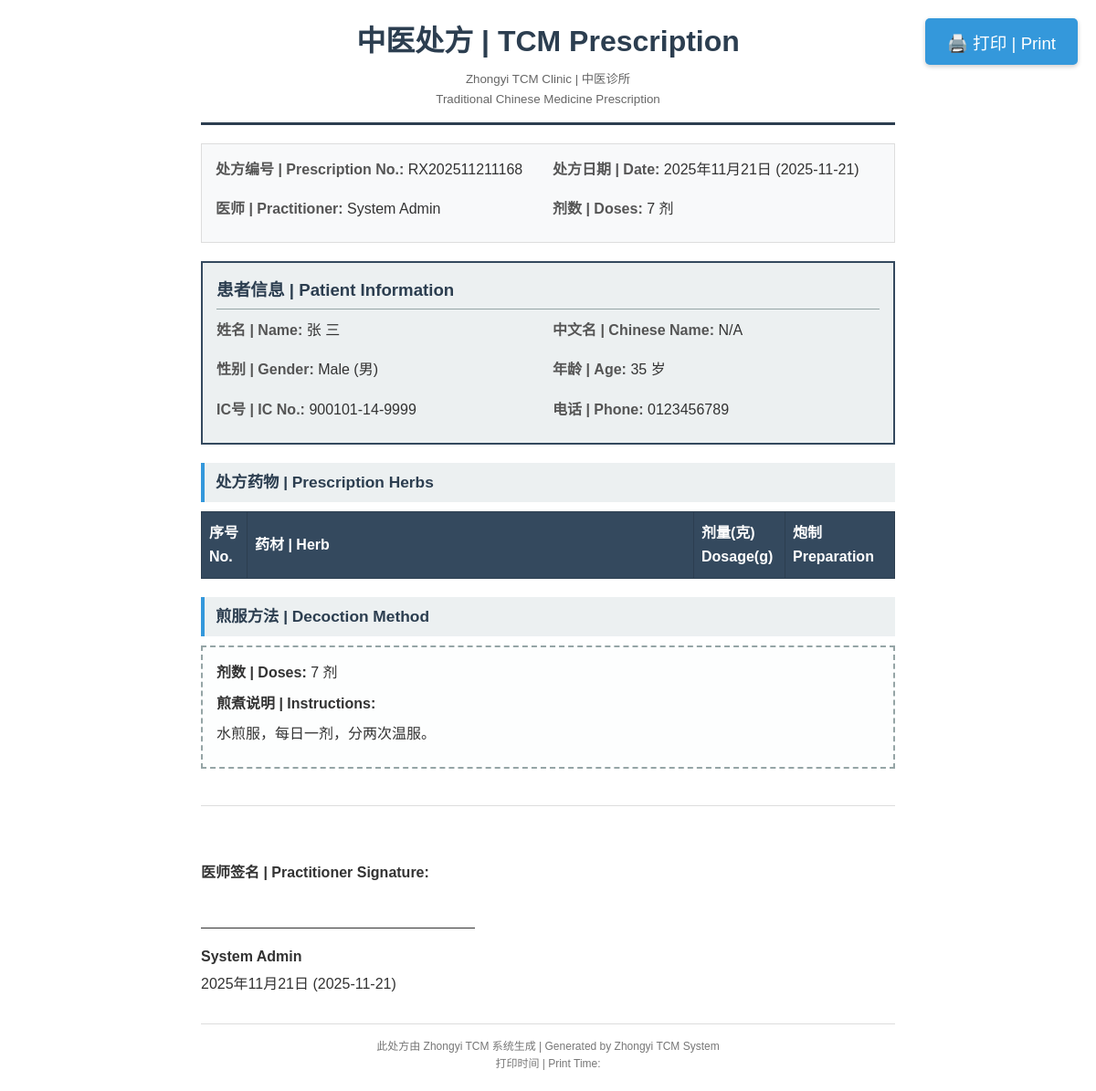
Screenshot of /prescriptions/1/print/ (signed in) with the database file from the repository.
### prescriptions/models.py (models this page shows, shortened)
class Prescription(models.Model):
    class Status(models.TextChoices):
        DRAFT = 'draft', _('草稿')
        CONFIRMED = 'confirmed', _('已确认')
        DISPENSED = 'dispensed', _('已配药')
        COMPLETED = 'completed', _('已完成')
        CANCELLED = 'cancelled', _('已取消')
    patient = models.ForeignKey(
        'patients.Patient',
        on_delete=models.CASCADE,
        related_name='prescriptions',
        verbose_name=_('患者'),
    )
    practitioner = models.ForeignKey(
        settings.AUTH_USER_MODEL,
        on_delete=models.SET_NULL,
        null=True,
        related_name='prescriptions',
        verbose_name=_('医师'),
    )
    diagnosis_session = models.ForeignKey(
        'diagnosis.DiagnosisSession',
        on_delete=models.SET_NULL,
        null=True,
        blank=True,
        related_name='prescriptions',
        verbose_name=_('诊断记录'),
    )
    based_on_formula = models.ForeignKey(
        ClassicFormula,
        on_delete=models.SET_NULL,
        null=True,
        blank=True,
        related_name='derived_prescriptions',
        verbose_name=_('基于方剂'),
    )
    prescription_number = models.CharField(
        _('处方编号'),
        max_length=50,
        unique=True,
    )
    prescription_date = models.DateTimeField(
        _('处方日期'),
        auto_now_add=True,
    )
    diagnosis = models.TextField(
        _('诊断'),
        blank=True,
    )
    treatment_principle = models.TextField(
        _('治则治法'),
        blank=True,
    )
    doses = models.PositiveIntegerField(
        _('剂数'),
        default=7,
        help_text=_('Number of doses to prepare'),
    )
    decoction_method = models.TextField(
        _('煎煮方法'),
        default='水煎服，每日一剂，分两次温服。',
        help_text=_('Instructions for decoction'),
    )
    dietary_advice = models.TextField(
        _('饮食宜忌'),
        blank=True,
    )
    lifestyle_advice = models.TextField(
        _('生活建议'),
        blank=True,
    )
    notes = models.TextField(
        _('备注'),
        blank=True,
    )
    status = models.CharField(
        _('状态'),
        max_length=20,
        choices=Status.choices,
        default=Status.DRAFT,
    )
    total_price = models.DecimalField(
        _('总价'),
        max_digits=10,
        decimal_places=2,
        null=True,
        blank=True,
    )
    created_at = models.DateTimeField(auto_now_add=True)
    updated_at = models.DateTimeField(auto_now=True)
    class Meta:
        verbose_name = _('处方')
        verbose_name_plural = _('处方')
        ordering = ['-prescription_date']

### accounts/models.py (models this page shows, shortened)
class User(AbstractUser):
    class Role(models.TextChoices):
        ADMIN = 'admin', _('Administrator (系统管理员)')
        PRACTITIONER = 'practitioner', _('TCM Practitioner (中医师)')
        PATIENT = 'patient', _('Patient (患者)')
    role = models.CharField(
        _('Role'),
        max_length=20,
        choices=Role.choices,
        default=Role.PATIENT,
    )
    phone = models.CharField(
        _('Phone Number'),
        max_length=20,
        blank=True,
    )
    ic_number = models.CharField(
        _('IC/Passport Number'),
        max_length=30,
        blank=True,
        help_text=_('Malaysian IC or Passport number'),
    )
    date_of_birth = models.DateField(
        _('Date of Birth'),
        null=True,
        blank=True,
    )
    address = models.TextField(
        _('Address'),
        blank=True,
    )
    profile_photo = models.ImageField(
        _('Profile Photo'),
        upload_to='profiles/',
        blank=True,
        null=True,
    )
    license_number = models.CharField(
        _('T&CM License Number'),
        max_length=50,
        blank=True,
        help_text=_('Traditional & Complementary Medicine practitioner license'),
    )
    specialization = models.CharField(
        _('Specialization'),
        max_length=100,
        blank=True,
        help_text=_('e.g., Acupuncture, Herbal Medicine, Tuina'),
    )
    clinic_name = models.CharField(
        _('Clinic Name'),
        max_length=200,
        blank=True,
    )
    created_at = models.DateTimeField(auto_now_add=True)
    updated_at = models.DateTimeField(auto_now=True)
    class Meta:
        verbose_name = _('User')
        verbose_name_plural = _('Users')
        ordering = ['-created_at']

### patients/models.py (models this page shows, shortened)
class Patient(models.Model):
    class Gender(models.TextChoices):
        MALE = 'M', _('Male (男)')
        FEMALE = 'F', _('Female (女)')
        OTHER = 'O', _('Other (其他)')
    class BloodType(models.TextChoices):
        A_POSITIVE = 'A+', 'A+'
        A_NEGATIVE = 'A-', 'A-'
        B_POSITIVE = 'B+', 'B+'
        B_NEGATIVE = 'B-', 'B-'
        AB_POSITIVE = 'AB+', 'AB+'
        AB_NEGATIVE = 'AB-', 'AB-'
        O_POSITIVE = 'O+', 'O+'
        O_NEGATIVE = 'O-', 'O-'
        UNKNOWN = 'UK', _('Unknown')
    patient_id = models.UUIDField(
        default=uuid.uuid4,
        editable=False,
        unique=True,
    )
    first_name = models.CharField(
        _('First Name'),
        max_length=100,
    )
    last_name = models.CharField(
        _('Last Name'),
        max_length=100,
    )
    chinese_name = models.CharField(
        _('Chinese Name (中文姓名)'),
        max_length=100,
        blank=True,
    )
    ic_number = models.CharField(
        _('IC/Passport Number'),
        max_length=30,
        unique=True,
        help_text=_('Malaysian IC or Passport number'),
    )
    date_of_birth = models.DateField(
        _('Date of Birth'),
    )
    gender = models.CharField(
        _('Gender'),
        max_length=1,
        choices=Gender.choices,
    )
    blood_type = models.CharField(
        _('Blood Type'),
        max_length=3,
        choices=BloodType.choices,
        default=BloodType.UNKNOWN,
    )
    phone = models.CharField(
        _('Phone Number'),
        max_length=20,
    )
    email = models.EmailField(
        _('Email'),
        blank=True,
    )
    address = models.TextField(
        _('Address'),
    )
    emergency_contact_name = models.CharField(
        _('Emergency Contact Name'),
        max_length=100,
        blank=True,
    )
    emergency_contact_phone = models.CharField(
        _('Emergency Contact Phone'),
        max_length=20,
        blank=True,
    )
    allergies = models.TextField(
        _('Allergies (过敏史)'),
        blank=True,
        help_text=_('List all known allergies to medications, herbs, or substances'),
    )
    chronic_conditions = models.TextField(
        _('Chronic Conditions (慢性疾病)'),
        blank=True,
        help_text=_('e.g., Diabetes, Hypertension, Heart Disease'),
    )
    current_medications = models.TextField(
        _('Current Medications (目前用药)'),
        blank=True,
        help_text=_('List all current Western and TCM medications'),
    )
    medical_history = models.TextField(
        _('Medical History (病史)'),
        blank=True,
        help_text=_('Past surgeries, major illnesses, hospitalizations'),
    )
    family_history = models.TextField(
        _('Family History (家族史)'),
        blank=True,
        help_text=_('Hereditary conditions in family'),
    )
    tcm_constitution = models.CharField(
        _('TCM Constitution (中医体质)'),
        max_length=100,
        blank=True,
        help_text=_('e.g., 气虚质, 阳虚质, 痰湿质'),
    )
    photo = models.ImageField(
        _('Photo'),
        upload_to='patients/photos/',
        blank=True,
        null=True,
    )
    notes = models.TextField(
        _('Additional Notes'),
        blank=True,
    )
    assigned_practitioner = models.ForeignKey(
        settings.AUTH_USER_MODEL,
        on_delete=models.SET_NULL,
        null=True,
        blank=True,
        related_name='patients',
        limit_choices_to={'role': 'practitioner'},
        verbose_name=_('Assigned Practitioner'),
    )
    user_account = models.OneToOneField(
        settings.AUTH_USER_MODEL,
        on_delete=models.SET_NULL,
        null=True,
        blank=True,
        related_name='patient_profile',
        verbose_name=_('User Account'),
    )
    consent_data_sharing = models.BooleanField(
        _('Consent to Data Sharing'),
        default=False,
        help_text=_('PDPA 2010 compliant consent for data sharing'),
    )
    consent_date = models.DateField(
        _('Consent Date'),
        null=True,
        blank=True,
    )
    is_active = models.BooleanField(
        _('Active'),
        default=True,
    )
    created_at = models.DateTimeField(auto_now_add=True)
    updated_at = models.DateTimeField(auto_now=True)
    class Meta:
        verbose_name = _('Patient')
        verbose_name_plural = _('Patients')
        ordering = ['-updated_at']
    @property
    def full_name(self):
        return f"{self.first_name} {self.last_name}"
    @property
    def age(self):
        from datetime import date
        today = date.today()
        return today.year - self.date_of_birth.year - (
            (today.month, today.day) < (self.date_of_birth.month, self.date_of_birth.day)
        )

### prescriptions/views.py (the view)
# urls.py: path('<int:pk>/print/', views.print_prescription, name='print'),
@login_required
def print_prescription(request, pk):
    prescription = get_object_or_404(Prescription, pk=pk)
    return render(request, 'prescriptions/print_prescription.html', {
        'prescription': prescription,
    })

### templates/prescriptions/print_prescription.html (shortened to what this page needs)
<!DOCTYPE html>
<html lang="zh">
<head>
</head>
<body>
    <button onclick="window.print()" class="print-button no-print">
        🖨️ 打印 | Print
    </button>
    <div class="container">
        <div class="header">
            <h1>中医处方 | TCM Prescription</h1>
            <div class="clinic-info">
                <p>Zhongyi TCM Clinic | 中医诊所</p>
                <p>Traditional Chinese Medicine Prescription</p>
            </div>
        </div>
        <div class="prescription-info">
            <div class="info-item">
                <span class="info-label">处方编号 | Prescription No.:</span>
                <span>{{ prescription.prescription_number }}</span>
            </div>
            <div class="info-item">
                <span class="info-label">处方日期 | Date:</span>
                <span>{{ prescription.prescription_date|date:"Y年m月d日" }} ({{ prescription.prescription_date|date:"Y-m-d" }})</span>
            </div>
            <div class="info-item">
                <span class="info-label">医师 | Practitioner:</span>
                <span>{{ prescription.practitioner.get_full_name }}</span>
            </div>
            <div class="info-item">
                <span class="info-label">剂数 | Doses:</span>
                <span>{{ prescription.doses }} 剂</span>
            </div>
        </div>
        <div class="patient-info">
            <h2>患者信息 | Patient Information</h2>
            <div style="display: grid; grid-template-columns: 1fr 1fr; gap: 10px;">
                <div class="info-item">
                    <span class="info-label">姓名 | Name:</span>
                    <span>{{ prescription.patient.full_name }}</span>
                </div>
                <div class="info-item">
                    <span class="info-label">中文名 | Chinese Name:</span>
                    <span>{{ prescription.patient.chinese_name|default:"N/A" }}</span>
                </div>
                <div class="info-item">
                    <span class="info-label">性别 | Gender:</span>
                    <span>{{ prescription.patient.get_gender_display }}</span>
                </div>
                <div class="info-item">
                    <span class="info-label">年龄 | Age:</span>
                    <span>{{ prescription.patient.age }} 岁</span>
                </div>
                <div class="info-item">
                    <span class="info-label">IC号 | IC No.:</span>
                    <span>{{ prescription.patient.ic_number }}</span>
                </div>
                <div class="info-item">
                    <span class="info-label">电话 | Phone:</span>
                    <span>{{ prescription.patient.phone }}</span>
                </div>
            </div>
        </div>
        <div class="section">
            <div class="section-title">处方药物 | Prescription Herbs</div>
            <table>
                <thead>
                    <tr>
                        <th style="width: 50px;">序号<br>No.</th>
                        <th>药材 | Herb</th>
                        <th style="width: 100px;">剂量(克)<br>Dosage(g)</th>
                        <th style="width: 120px;">炮制<br>Preparation</th>
                    </tr>
                </thead>
            </table>
        </div>
        <div class="section">
            <div class="section-title">煎服方法 | Decoction Method</div>
            <div class="instructions-box">
                <p><strong>剂数 | Doses:</strong> {{ prescription.doses }} 剂</p>
                <p><strong>煎煮说明 | Instructions:</strong></p>
                <p>{{ prescription.decoction_method }}</p>
            </div>
        </div>
        <div class="signature-section">
            <div class="signature-line">
                <p><strong>医师签名 | Practitioner Signature:</strong></p>
                <br>
                <p><span class="line"></span></p>
                <p style="margin-top: 10px;">
                    <strong>{{ prescription.practitioner.get_full_name }}</strong>
                </p>
                <p>{{ prescription.prescription_date|date:"Y年m月d日" }} ({{ prescription.prescription_date|date:"Y-m-d" }})</p>
            </div>
        </div>
        <div style="margin-top: 30px; padding-top: 15px; border-top: 1px solid #ddd; text-align: center; font-size: 9pt; color: #777;">
            <p>此处方由 Zhongyi TCM 系统生成 | Generated by Zhongyi TCM System</p>
            <p>打印时间 | Print Time: {{ "now"|date:"Y-m-d H:i:s" }}</p>
        </div>
    </div>
</body>
</html>

### templates/prescriptions/print_prescription.html (style rules this page uses)
* { margin: 0; padding: 0; box-sizing: border-box; }
body { font-family: "Microsoft YaHei", "SimSun", Arial, sans-serif; font-size: 12pt; line-height: 1.6; color: #333; background: white; }
.container { max-width: 800px; margin: 0 auto; padding: 20px; }
.header { text-align: center; border-bottom: 3px solid #2c3e50; padding-bottom: 15px; margin-bottom: 20px; }
.header h1 { font-size: 24pt; color: #2c3e50; margin-bottom: 5px; }
.header .clinic-info { font-size: 10pt; color: #666; }
.prescription-info { display: grid; grid-template-columns: 1fr 1fr; gap: 10px; margin-bottom: 20px; padding: 15px; background: #f8f9fa; border: 1px solid #ddd; }
.info-item { margin-bottom: 8px; }
.info-label { font-weight: bold; color: #555; }
.patient-info { margin-bottom: 20px; padding: 15px; border: 2px solid #34495e; background: #ecf0f1; }
.patient-info h2 { font-size: 14pt; color: #2c3e50; margin-bottom: 10px; border-bottom: 1px solid #95a5a6; padding-bottom: 5px; }
.section { margin-bottom: 20px; }
.section-title { font-size: 13pt; font-weight: bold; color: #2c3e50; background: #ecf0f1; padding: 8px 12px; border-left: 4px solid #3498db; margin-bottom: 10px; }
table { width: 100%; border-collapse: collapse; margin-bottom: 15px; }
table th { background: #34495e; color: white; padding: 10px 8px; text-align: left; font-weight: bold; border: 1px solid #2c3e50; }
.instructions-box { padding: 15px; border: 2px dashed #95a5a6; background: #fdfefe; margin-bottom: 15px; }
.instructions-box p { margin-bottom: 8px; }
.signature-section { margin-top: 40px; padding-top: 20px; border-top: 1px solid #ddd; }
.signature-line { margin-top: 30px; padding-top: 10px; }
.signature-line p { margin-bottom: 5px; }
.line { display: inline-block; min-width: 300px; border-bottom: 1px solid #333; }
.print-button { position: fixed; top: 20px; right: 20px; padding: 12px 24px; background: #3498db; color: white; border: none; border-radius: 5px; cursor: pointer; font-size: 14pt; box-shadow: 0 2px 5px rgba(0,0,0,0.2); }

### rows the page displays
Prescription: prescription_number "RX202511211168", prescription_date "2025年11月21日", prescription_date "2025-11-21", practitioner.get_full_name "System Admin", doses "7", patient.full_name "张 三", patient.chinese_name "N/A", patient.gender "Male (男)", patient.age "35", patient.ic_number "900101-14-9999", patient.phone "0123456789", decoction_method "水煎服，每日一剂，分两次温服。"
